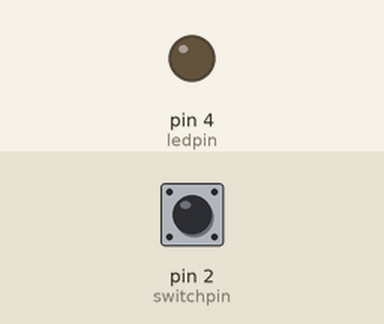
A sketch run on a simulated Arduino Uno, built with avr-gcc and run on an emulated ATmega328P. Shown: output pins drawn as LEDs (lit = HIGH). Inputs (shaded band) come from the test bench; at power-on: pin 2 (switchpin) LOW.

Above: at 1.2 s.
1.3 s: pin 2 (switchpin) pulled HIGH for 0.15 s
At 1.37 s:
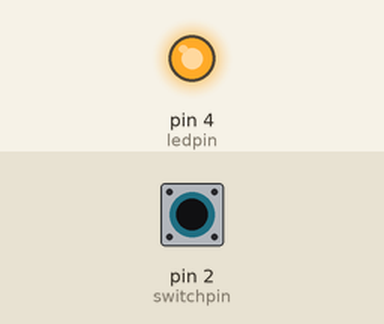
2.9 s: pin 2 (switchpin) pulled HIGH for 3.2 s
At 6.6 s:
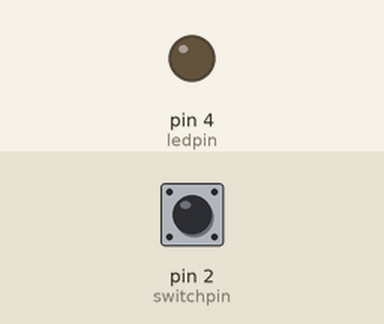
Timing chart, 0 to 8.1 s (numbered marks = the images above; inputs shaded):
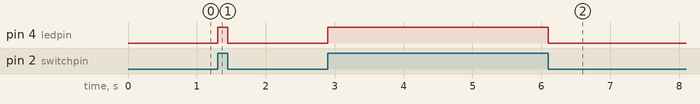

Measured:
- after the input at 1.3 s, pin 4 (ledpin): LOW → HIGH at once, → LOW 0.15 s later
- after the input at 2.9 s, pin 4 (ledpin): LOW → HIGH at once, → LOW 3.2 s later

The sketch:

inputsAndOutputs.ino
```cpp
// defines the pin connected to the led
int ledpin = 4;
// defines the pin connected to the switch
int switchpin = 2;

void setup() {\
  // sets the pin d2 up to output to the led
  pinMode(ledpin, OUTPUT);
  // sets the pin d4 up to get input from the switch
  pinMode(switchpin, INPUT);
}

void loop() {
  // checks if d4 is recieving energy and if it is turns on d2
  if(digitalRead(switchpin) == HIGH)
  {
    digitalWrite(ledpin, HIGH);
  }
  // checks if d4 isnt receiving energy and if it isnt turns off d2
  if(digitalRead(switchpin) != HIGH)
  {
    digitalWrite(ledpin, LOW);
  }

}
```
